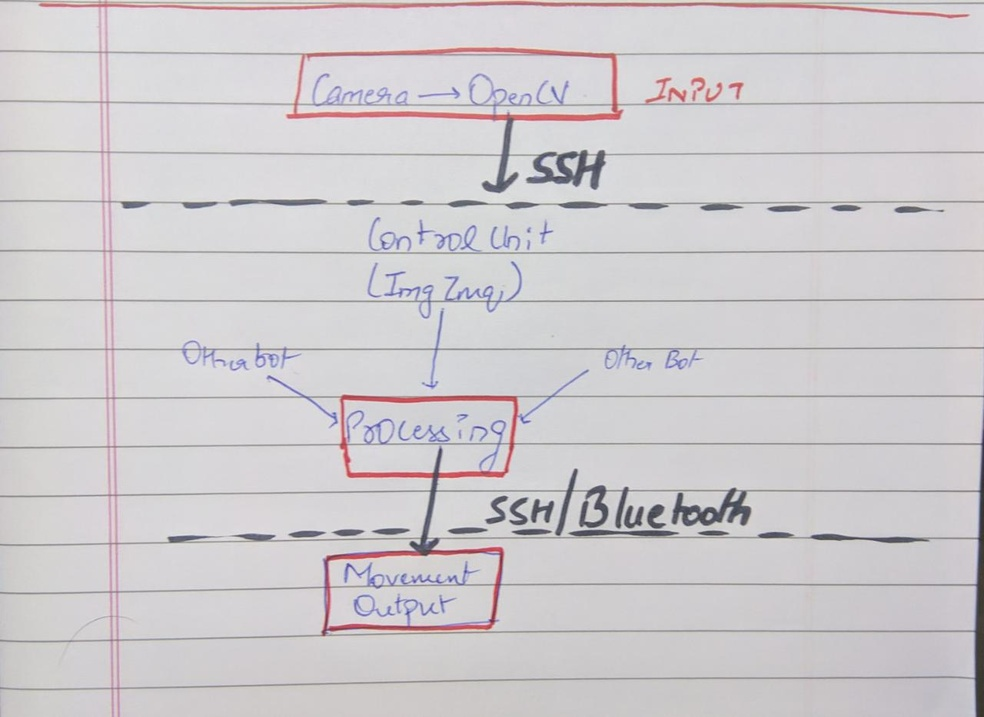
#> input picture Documentation/Images/communication-block.jpeg, 984 x 717 px, shrunk from 1280 x 932 before the run, given in place of the camera
$ python test1.py
#> lines starting #> are read from the running program, lines starting #| are printed output that depends on the picture; after the words box and inside, x2 and y2 are one past the last pixel; in counts of white or black regions, pixels touching at a corner belong together
import cv2
import numpy as np

color = []
param1 = []
param2 = []
xi, yi = 0, 0
cam = cv2.VideoCapture(1)
img = cam.read()[1]
#> img is the input picture: shape (717, 984, 3); mean B, G, R 206.4, 203.4, 206.8
print(img)
#> (printed output is left out)
# mouse callback function


def unsigned(a):
    if(a < 0):
        return 0
    elif(a > 255):
        return 255
    return a


def get_coordinates(event, x, y, flags, param):
    global param1, param2, xi, yi
    if event == cv2.EVENT_LBUTTONDBLCLK:
        xi, yi = y, x
        print(x, y)
        print(param1, param2)


mirror = False
xx, yy = 0, 0
param1 = [122, 124, 151]
param2 = [192, 194, 255]
while(cam.isOpened()):
    img = cam.read()[1]
    #img_copy = np.copy(img)
    img_blurred = cv2.blur(img, (30, 30))
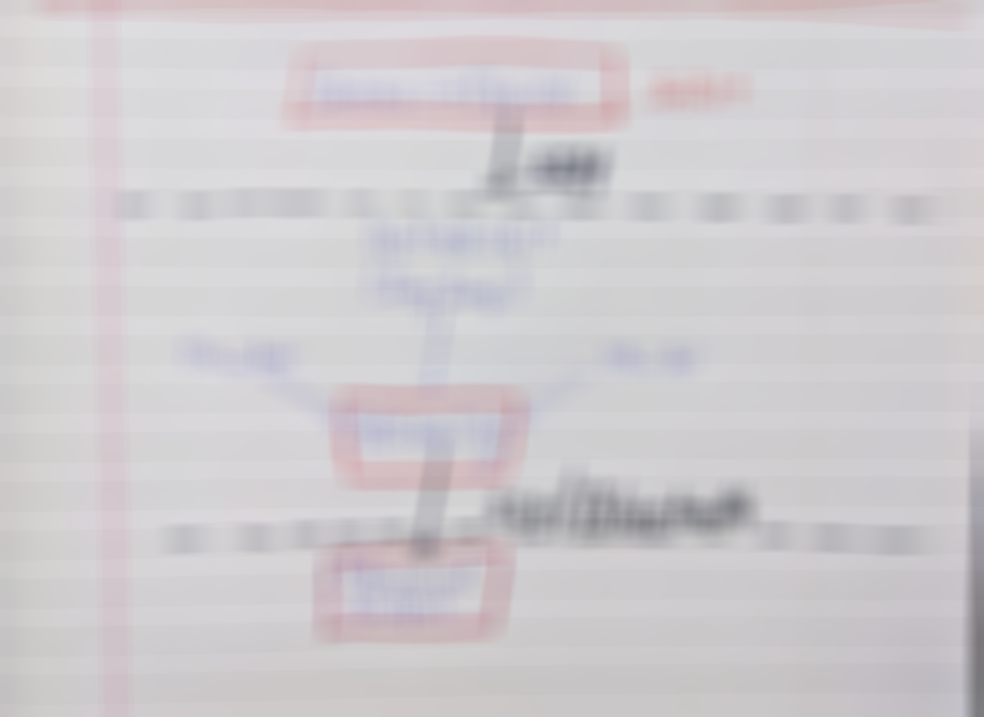
#> img_blurred: shape (717, 984, 3); mean B, G, R 206.4, 203.4, 206.8
    cv2.namedWindow('image')
    cv2.setMouseCallback('image', get_coordinates)
    if(not (xx == xi and yy == yi)):
        print("coordinated changed from: ", xx, yy, " to: ", xi, yi)
        xx, yy = xi, yi
        if(mirror):
            yi = abs(img_blurred.shape[1]-yi)
            yy = yi
        color = img_blurred[xi][yi]
        param1 = [unsigned(color[0]-10), unsigned(color[1]-10),
                  unsigned(color[2]-10)]
        param2 = [unsigned(color[0]+10), unsigned(color[1]+10),
                  unsigned(color[2]+10)]

    lower = np.array(param1)
    upper = np.array(param2)
    hsv = cv2.cvtColor(img_blurred, cv2.COLOR_BGR2HSV)
#> hsv: shape (717, 984, 3); mean H, S, V 129.3, 6.2, 208.3
    mask = cv2.inRange(img_blurred, lower, upper)
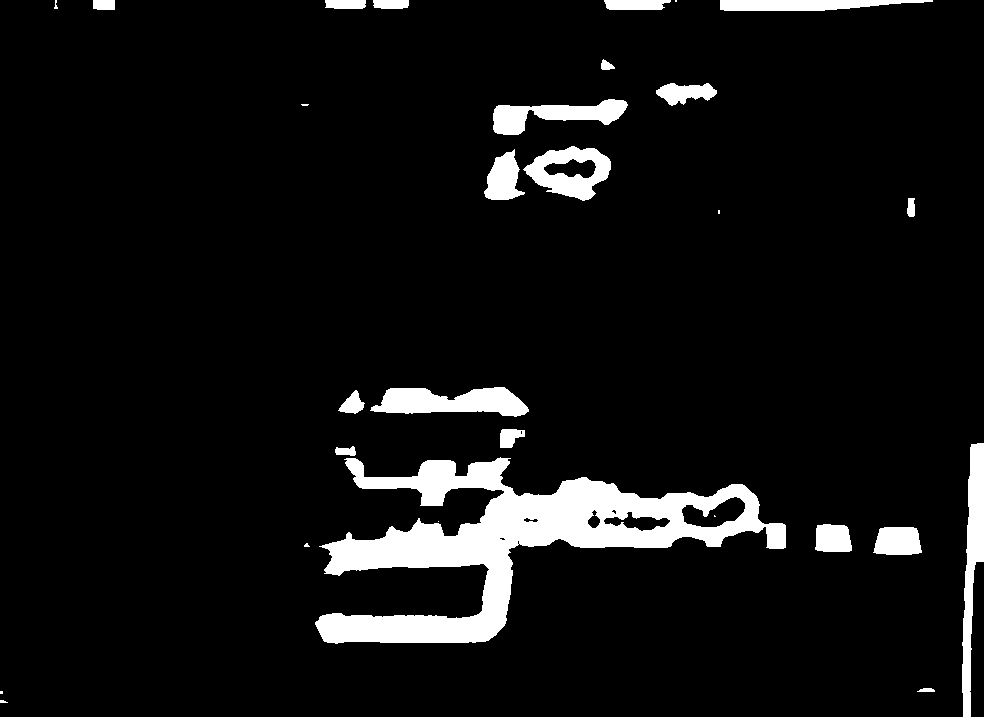
#> mask: shape (717, 984); 7% white; 29 white regions (8 under 20 px), largest, box (x1, y1, x2, y2) and area: (315, 457, 786, 644) 29401, (962, 443, 984, 717) 3185, (370, 387, 529, 417) 3155
    res = cv2.bitwise_and(img_blurred, img_blurred, mask=mask)
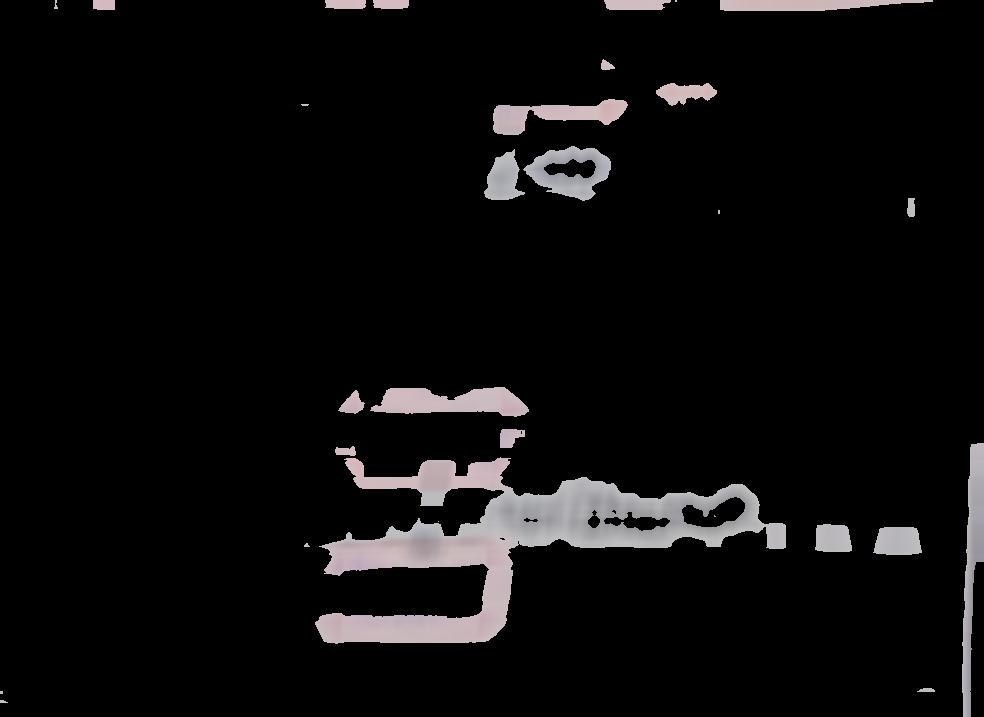
#> res: shape (717, 984, 3); mean B, G, R 12.8, 12.5, 13.2
    minVal, maxVal, minLoc, maxLoc = cv2.minMaxLoc(mask)
#> minVal = 0; maxVal = 255; minLoc = (0, 0); maxLoc = (55, 0)
    if(maxLoc[0] > 0 and maxLoc[1] > 0):
        cv2.circle(img, maxLoc, 50, (0, 0, 255),  3)
    #cv2.circle(img_copy, minLoc, 50, (0,255,0), 3)
    if(mirror):
        img = cv2.flip(img, 1)
    cv2.imshow('image', img)
    # cv2.imshow('mask',mask)
    # cv2.imshow('res',res)
    if(cv2.waitKey(10) & 0xFF == 102):
#> (key Esc is pressed here)
        print("Image Flipped")
        mirror = not mirror
    elif cv2.waitKey(10) & 0xFF == 27:
#> (key Esc is pressed here)
        break
cv2.destroyAllWindows()
cam.release()

$ run again, on Documentation/Images/processing-block.jpeg
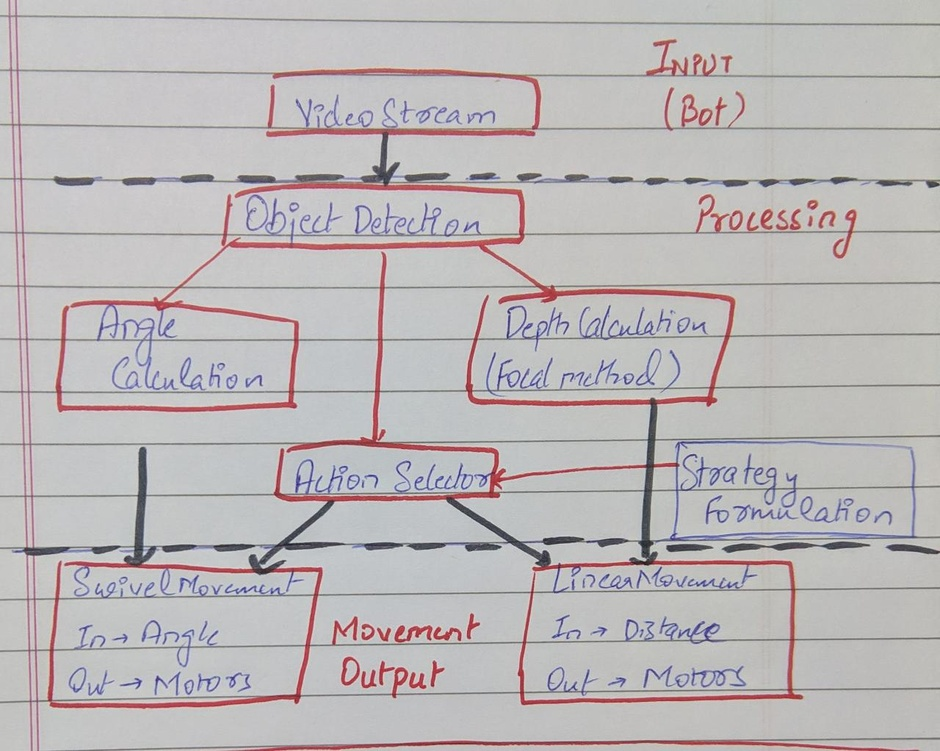
#> input picture Documentation/Images/processing-block.jpeg, 940 x 751 px, shrunk from 1280 x 1022 before the run, given in place of the camera
#> img is the input picture: shape (751, 940, 3); mean B, G, R 184.8, 183.5, 188.1
#> (printed output is left out)
#> hsv: shape (751, 940, 3); mean H, S, V 89.3, 10.3, 189.8
#> `mask = cv2.inRange(img_blurred, lower, upper)`:
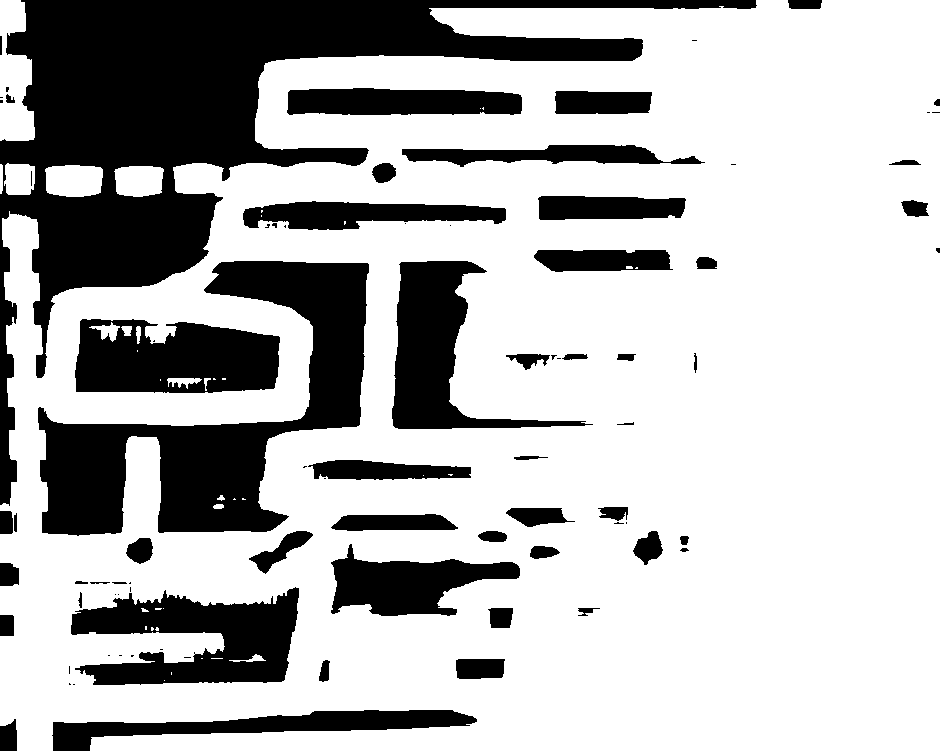
#> mask: shape (751, 940); 71.6% white; 84 black regions (33 under 20 px), largest, box (x1, y1, x2, y2) and area: (0, 0, 757, 506) 79458, (38, 261, 369, 536) 34286, (71, 587, 299, 685) 13358
#> `res = cv2.bitwise_and(img_blurred, img_blurred, mask=mask)`:
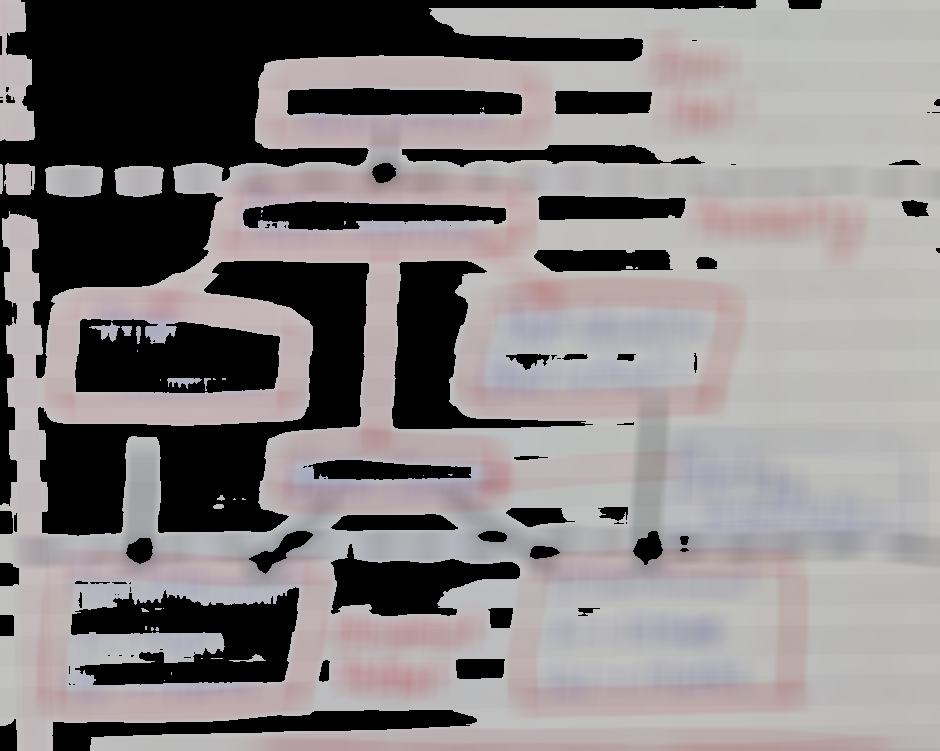
#> res: shape (751, 940, 3); mean B, G, R 129.2, 128.5, 133.1
#> minVal = 0; maxVal = 255; minLoc = (21, 0); maxLoc = (0, 0)
